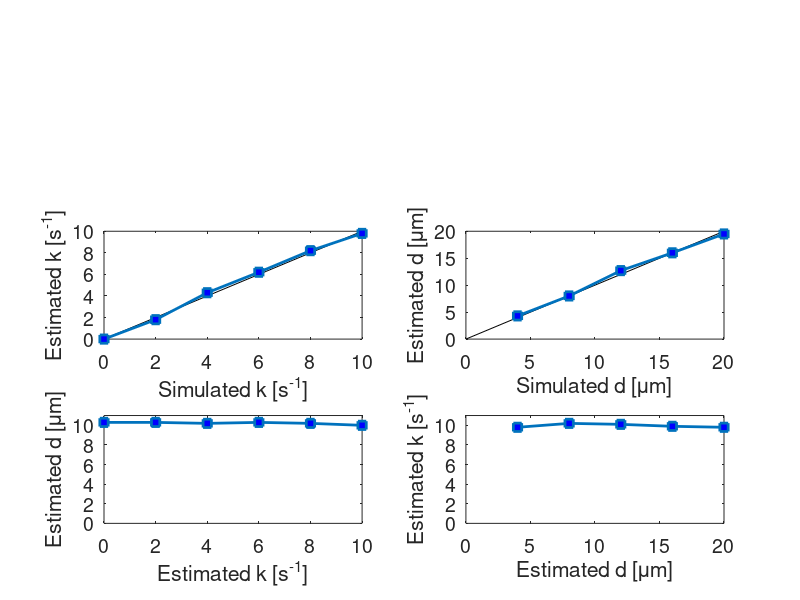

The MATLAB script that drew this image:
%results collation simulations
% close all
% dock_figures(1)
%fwf
%Fixed d, varying k
%d = 10
true_k = [0   2     4      6       8        10];
k1 = [4        5    8.3     10.6    13.2   16.7];
k1_2 = [0 1.8 4.3 6.2 8.2 9.8];
d1 = [13.3  13.3    13.2    13.3    13.2     13]-3;



%Fixed k, varying d
%k = 10
true_d = [4       8     12       16     20];
d2 =      [3.3    10    15.7     20      115];
k2 =     [9.8     13    33       87     187 ];
d2_2 = [4.3 8 12.7 16 19.5];
k2_2 = [9.8 10.2 10.1 9.9 9.8];

if 1

subplot(3,2,3)
cla
set(gca, 'box', 'on')
set(gca, 'box', 'on', 'fontsize', 14)
hold on
plot(true_k, true_k, 'k-')
plot(true_k, k1_2, 's-', 'MarkerFaceColor', 'b', 'LineWidth', 2)
ylabel('Estimated k [s^{-1}]')
xlabel('Simulated k [s^{-1}]')


subplot(3,2,4)
cla
set(gca, 'box', 'on')
set(gca, 'box', 'on', 'fontsize', 14)
hold on
plot([0 true_d], [0 true_d], 'k-')
plot(true_d, d2_2, 's-', 'MarkerFaceColor', 'b', 'LineWidth', 2)
ylabel('Estimated d [\mum]')
xlabel('Simulated d [\mum]')

subplot(3,2,5)
cla
set(gca, 'box', 'on')
set(gca, 'box', 'on', 'fontsize', 14)
hold on
plot(true_k, d1, 's-', 'MarkerFaceColor', 'b', 'LineWidth', 2)
xlabel('Estimated k [s^{-1}]')
ylabel('Estimated d [\mum]')
ylim([0 11])



subplot(3,2,6)
cla
set(gca, 'box', 'on')
set(gca, 'box', 'on', 'fontsize', 14)
hold on
plot(true_d, k2_2, 's-', 'MarkerFaceColor', 'b', 'LineWidth', 2)
xlabel('Estimated d [\mum]')
ylabel('Estimated k [s^{-1}]')
ylim([0 11])


end




%vs b-value
%we use d4 k10
b = [2       5    10   15   20   25   30];
k_b = [9.9  10  9.8  9.9  10    10   10.1];
d_b = [4.2  3.3   3   2.9  2.9   3.2  4.4];
d_b2 =[4.1   3.9  4   3.9  3.9    4.1  4.];


%vs encoding time
%we use d4 k10
T = [  144    174    188    202    242  276  284  296];%ms
k_T = [10.4   10.6   10.7   10.9   9.6   12  11    11 ];
d_T = [4.4    4.2    1.7    4.0    4.6   4    4    0.3 ]; %?

k_T2 = [10.1 10. 10.2 9.9 9.6 10 10.1 9.9];
d_T2 = [4. 4.1 3.7 4. 4.2 4 4 3.9];

if 0

figure('Color', 'w')
subplot(1,3,2)
set(gca, 'box', 'on', 'fontsize', 20)
hold on
plot(b, ones(numel(b))*1, 'r-', 'LineWidth', 3, 'HandleVisibility', 'off')
plot(b, k_b/10, 'ko', 'MarkerFaceColor', 'k', 'MarkerSize', 8)
plot(b, d_b2/4, 'go', 'MarkerFaceColor', 'g', 'MarkerSize', 8)
ylim([0 1.1])
xlabel('b [ms/\mu m^2]')
ylabel('Estimated/Simulated')
legend({'Exchange rate', 'Diameter'})

subplot(1,3,3)
set(gca, 'box', 'on', 'fontsize', 20)
hold on
plot(T, ones(numel(T), 1), 'r-', 'LineWidth', 3, 'HandleVisibility', 'off')
plot(T, k_T2/10, 'ko', 'MarkerFaceColor', 'k', 'MarkerSize', 8)
plot(T, d_T2/4, 'go', 'MarkerFaceColor', 'g', 'MarkerSize', 8)
ylim([0 1.1])
xlabel('T [ms]')
ylabel('Estimated/Simulated')
legend({'Exchange rate', 'Diameter'})

end

%Figures to include:
%1. Discretisation of q-vector
%2. Substrate, protocol, gamma vomega
%3. Accuracy of k and d estimates (show fixed value on insert), contrast +
%fit goodness
%4. Variation of k and d with b, variation of k and d with T
%5. Precision
if 0
load('precision.mat')

pars(:,4) = pars(:,4)+0.5;

figure('Color', 'w')
subplot(1,2,1)
set(gca, 'box', 'on', 'fontsize', 16)
histogram(pars(:,4))
xlabel('k [s^{-1}]')
ylabel('Count')
hold on
plot([10 10], [0 25], 'r-', 'LineWidth', 3)
m_k = mean(pars(:,4));
std_k = std(pars(:,4));
legend({['\mu/\sigma ', ' = ', num2str(round(m_k, 1)), '/', num2str(round(std_k, 1))],...
    'Ground truth'})


subplot(1,2,2)
set(gca, 'box', 'on', 'fontsize', 16)
histogram(pars(:,5))
xlabel('d [\mum]')
ylabel('Count')
hold on
plot([4 4], [0 25], 'r-', 'LineWidth', 3)
m_d = mean(pars(:,5));
std_d = std(pars(:,5));

legend({['\mu/\sigma ', ' = ', num2str(round(m_d, 1)), '/', num2str(round(std_d, 1))],...
    'Ground truth'})
end
% subplot(3,2,3)
% set(gca, 'box', 'on', 'fontsize', 16)
% histogram(pars(:,1))
% xlabel('D_1 [\mum^2/ms]')
% ylabel('Count')
% 
% subplot(3,2,4)
% set(gca, 'box', 'on', 'fontsize', 16)
% histogram(pars(:,2))
% xlabel('D_2 [\mum^2/ms]')
% ylabel('Count')
% 
% subplot(3,2,5)
% set(gca, 'box', 'on', 'fontsize', 16)
% histogram(pars(:,3))
% xlabel('f_1')
% ylabel('Count')
